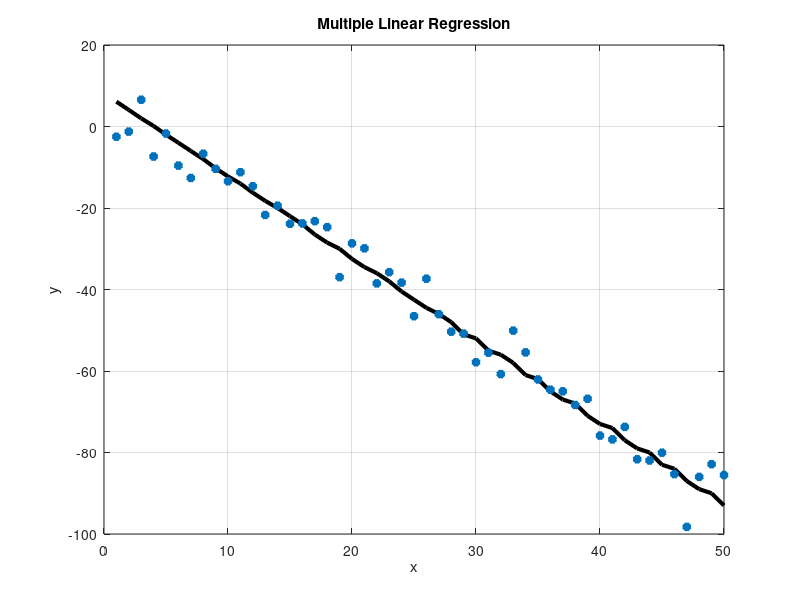

Write MATLAB code to recreate this figure.
clear all
close all
clc

num_elements = 50;
a = -2;
b = 5;
c = 7;
x = 1:1:num_elements;
y = a * x + b * randn(1, num_elements);
y = y + c;

Y = y'; X = x'; X = [ones(size(X)) X X * 10];

A = regress(Y, X);
Ye = A' * X';

figure(1)
plot(Ye, 'k', 'LineWidth', 3); grid; hold; xlabel('x'); ylabel('y');
plot(x, y, '*', 'LineWidth', 3);
title('Multiple Linear Regression')